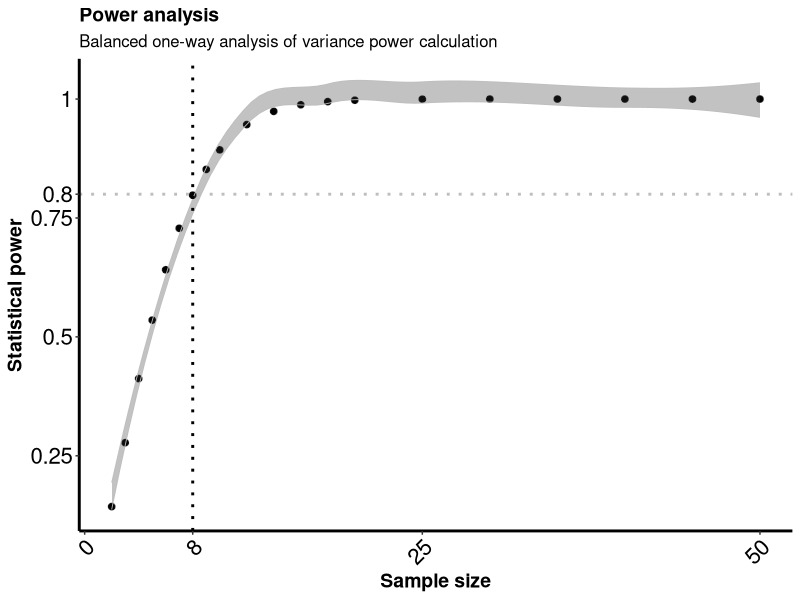
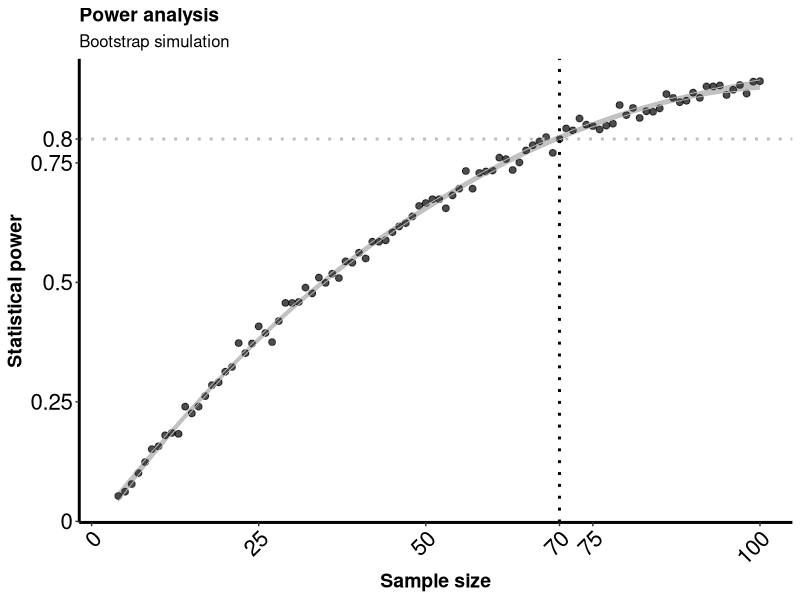

These figures' R source, in order:
##Power Analysis for experimental design 
#Funding agency: Wings for Life
#Proposal:
##v1.0
#Author: Daniel Prieto dprieto(at)fcien.edu.uy
#Date:2022-10-26
##
##############################################
##Effect size determination of existing data##
##############################################
#>>>EdU proliferation assay<<<
##Data source: Preliminary data from our lab
#source DOI: unpublished
#Load data
data.prel <- read.csv("./c26fl_prolifer.csv")
data1 <- as.numeric(data.prel$C26Fl)#group A: Cx26fl/fl
data2 <- as.numeric(data.prel$Control)#group B: FoxJ1>tdT
data1 <- data2[1:23]#Discard NA values
##Check normality
shapiro.test(data1)#Shapiro-Wilk normality test
shapiro.test(data2)
#p>0.05 means we cannot reject the null hypothesis (that the data are normally distributed).
#
##Determine size of the effect
yA <- mean(data1)#mean of the measures for group A
yB <- mean(data2)#mean of the measures for group A
sd.pool <- sqrt(((sd(data1))^2+(sd(data2))^2)/2)#pooled standard deviation
d <- (yB-yA)/sd.pool #ES - Bausell & Li (2002)  DOI:10.1017/CBO9780511541933
d #Show effect size (Cohen's "d")
#
##################################################################
##A priori ower analysis of unknown data (effect size estimated)##
##################################################################
##One-way ANOVA
library(pwr)#Load library
#size of the effect (f)
#small=0.1; medium=0.25; large=0.4 #from Cohen's classification
#the number of groups in the proposed experiment (k)
#desired statistical power = 0.8
#returns "n", the number of samples required to achieve that power
pwr.anova.test(k=2, f=0.68, sig.level=0.05, power=0.8) 
#Plot Power=f(sample size)
##Plot data
library(ggplot2)
n <- c(seq(2,10,by=1),seq(12,20,by=2),seq(25,50,by=5))#define n intervals
p <- pwr.anova.test(k=3, f=0.68, sig.level=0.05, power=NULL, n=n) #calculate for interval
q<- qplot(p$n,p$power)+#create dot plot
  geom_point(size = 2, alpha=0.7)+ 
  theme(axis.text.x = element_text(hjust = 1, size = 16, color = "black"), 
        axis.text.y = element_text(hjust = 1, size = 16, color = "black"),
        axis.title=element_text(size=14,face="bold"),legend.position = "none") +
  theme(panel.grid.major = element_blank(), panel.grid.minor = element_blank(),
        panel.background = element_blank(), axis.line = element_line(colour = "black", size = 1))+
  labs(x = "Sample size", y = "Statistical power") +
  labs(title = "Power analysis", subtitle = "Balanced one-way analysis of variance power calculation") +
  theme(plot.title = element_text(size = 14, color = "black", face = "bold"), plot.subtitle=element_text(size = 12))+
  geom_ribbon(stat="smooth", color = "grey", size = 0.3, aes(outfit=fit<<-..y..), alpha=0.3, method = loess)
#
##Make model explicit
modl <- loess(p$n ~ p$power)#fit with Loess model of local polynomial adjustment
dPow <- 0.8#desired power
sSize <- predict(modl, dPow)#Sample size at value
sSize <- round(sSize, digits = 0)
#
#Put it into the plot
q <- q + geom_vline(xintercept = sSize, linetype="dotted", color = "black", size=1)# Add a vertical line segment
q <- q + geom_hline(yintercept = dPow, linetype="dotted", color = "grey", size=1)# Add horizontal line segment
q <- q + scale_y_continuous(breaks = sort(c(dPow, seq(0,1,0.25))), 
                                    labels=sort(c(dPow,seq(0,1,0.25))))
q + scale_x_continuous(breaks = sort(c(sSize, seq(0,100,25))), 
                          labels=sort(c(sSize,seq(0,100,25)))) +
theme(axis.text.x = element_text(angle = 45))#Show plot

########################################
##Bootstrap expansion of pilot studies##
########################################
##Data source:
#Load data here or use same as used for ES determination
#Bootstrapping is an approach to power analysis (Efron & Tibshirani, 1998)
#that assumes that the available data represents the population. 
#Random samples of a fixed size n with replacement from the existing dataset are drawn.
#The assumed population difference between the groups is simulated within each sample. 
#Power is the proportion of samples where a significant group difference was found (Walters, 2004).
#Code below based on code from Elizabeth Colantuoni:
#http://www.biostat.jhsph.edu/~ejohnson/regression/Sample%20Size%20Power%20Considerations.pdf
#Define 1000 pseudo replicates
power = function(sample1, sample2, reps=1000, size=10) {
  results <- sapply(1:reps, function(r) {
    resample1 <- sample(sample1, size=size, replace=TRUE)
    resample2 <- sample(sample2, size=size, replace=TRUE)
    test <- wilcox.test(resample1, resample2, paired=FALSE)
    test$p.value
  })
  sum(results<0.05)/reps
}
#Find power for sample sizes 3-100
pow <- c()
size <- c()
for (j in 3:100){
  pow[j] <- power(data1, data2, reps=1000, size=j)
  size[j] <- j
}
bPower <- as.data.frame(cbind(pow, size))
#Plot stuff
library(ggplot2)
Pplot <- ggplot(bPower, aes(y = pow, x = size))+
  geom_point(size = 2, alpha=0.7)+ 
  theme(axis.text.x = element_text(hjust = 1, size = 16, color = "black"), 
        axis.text.y = element_text(hjust = 1, size = 16, color = "black"),
        axis.title=element_text(size=14,face="bold"),legend.position = "none") +
  theme(panel.grid.major = element_blank(), panel.grid.minor = element_blank(),
        panel.background = element_blank(), axis.line = element_line(colour = "black", size = 1))+
  labs(x = "Sample size", y = "Statistical power") +
  labs(title = "Power analysis", subtitle = "Bootstrap simulation") +
  theme(plot.title = element_text(size = 14, color = "black", face = "bold"), plot.subtitle=element_text(size = 12))+
  geom_ribbon(stat="smooth", color = "grey", size = 0.3, aes(outfit=fit<<-..y..), alpha=0.3, method = loess)
##Now make model explicit
mdl <- loess(size ~ pow)#fit with Loess model of local polynomial adjustment
#This is the sample size needed for the specified Power:
desPow <- 0.8#desired power
sampSize <- predict(mdl, desPow)#Sample size at value
sampSize <- round(sampSize, digits = 0)
##
#Put it into the plot
Pplot <- Pplot + geom_vline(xintercept = sampSize, linetype="dotted", color = "black", size=1)# Add a vertical line segment
Pplot <- Pplot + geom_hline(yintercept = desPow, linetype="dotted", color = "grey", size=1)# Add horizontal line segment
Pplot <- Pplot + scale_y_continuous(breaks = sort(c(desPow, seq(0,1,0.25))), 
                                    labels=sort(c(desPow,seq(0,1,0.25))))
Pplot+ scale_x_continuous(breaks = sort(c(sampSize, seq(0,100,25))), 
                          labels=sort(c(sampSize,seq(0,100,25))))+ 
  theme(axis.text.x = element_text(angle = 45))
#EOF
